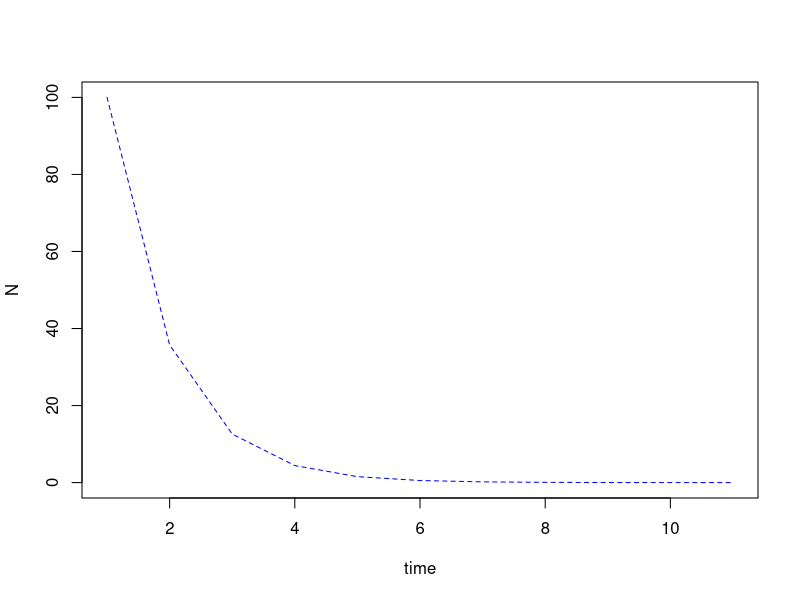
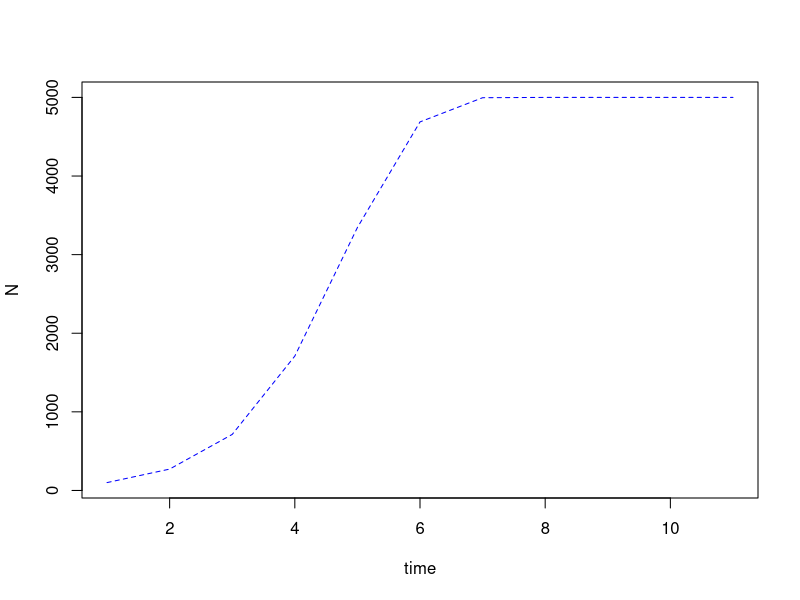
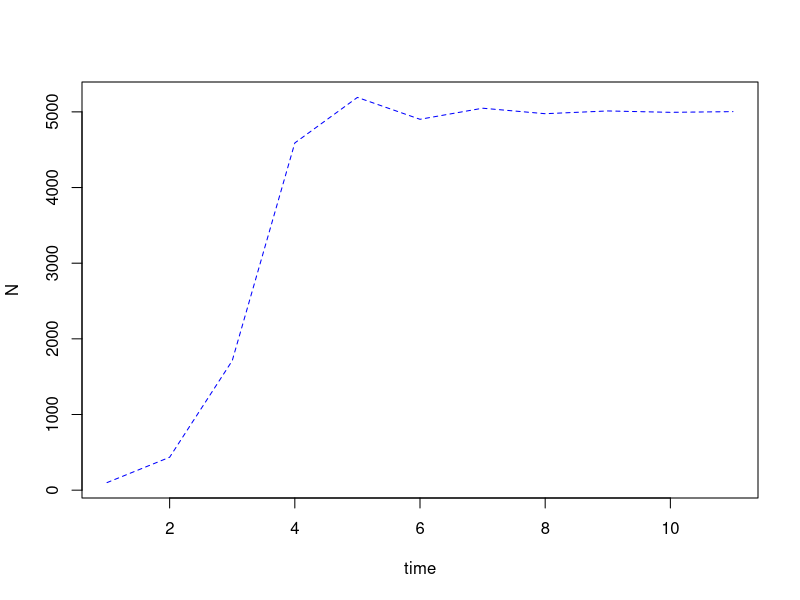
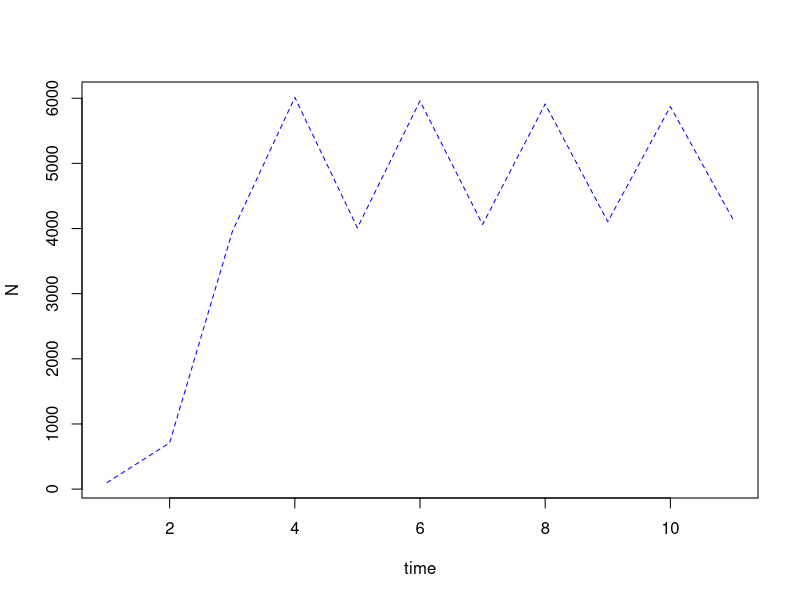
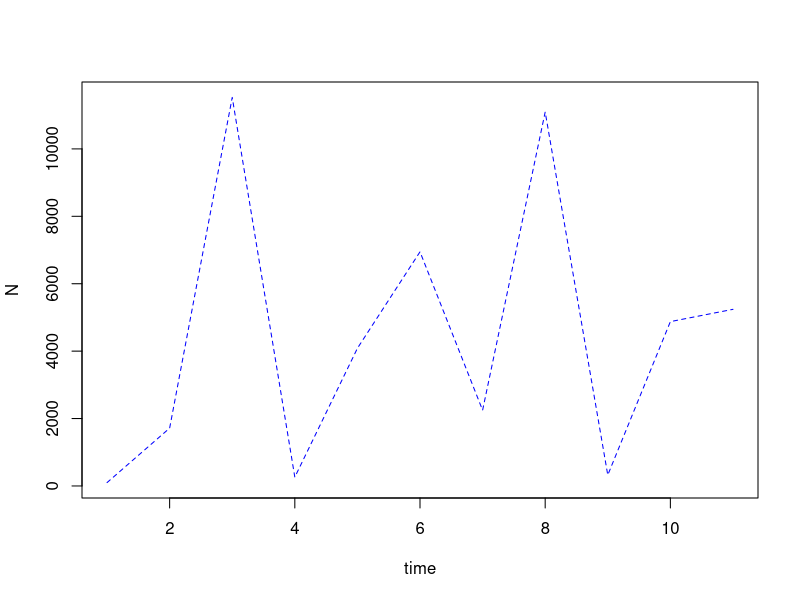
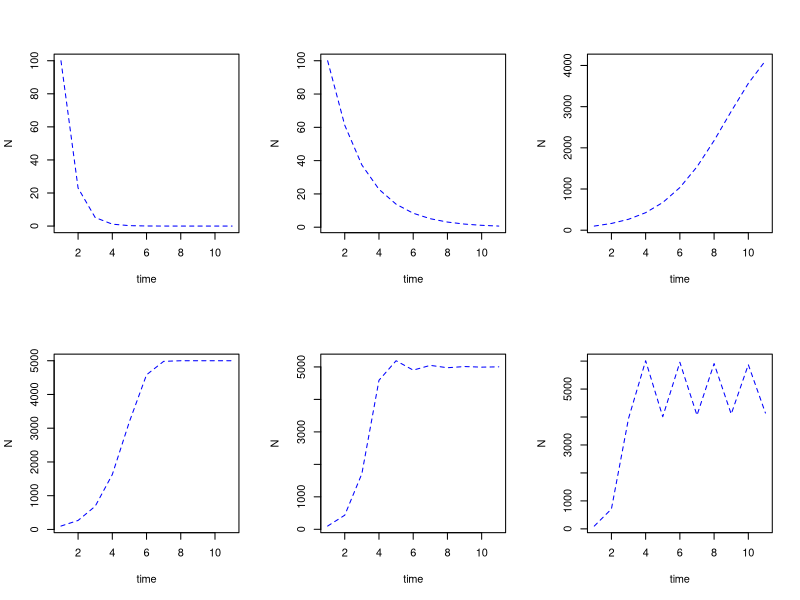
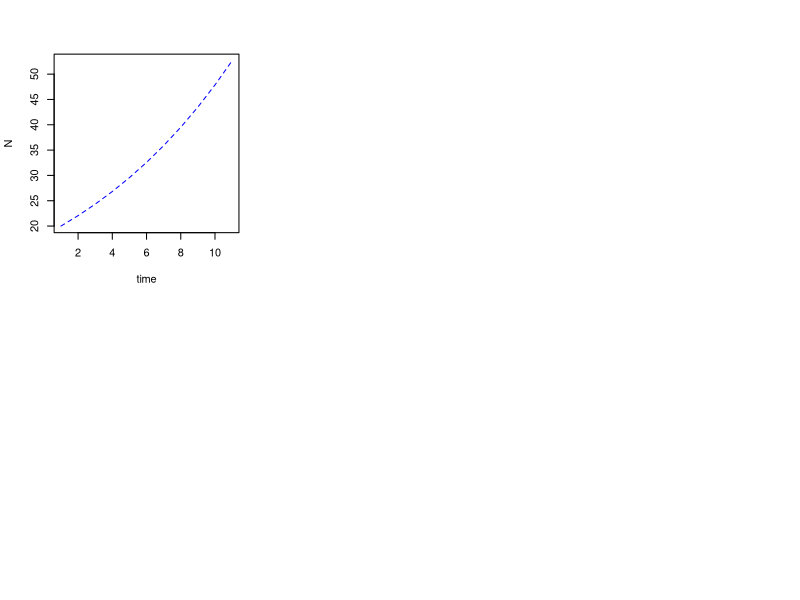
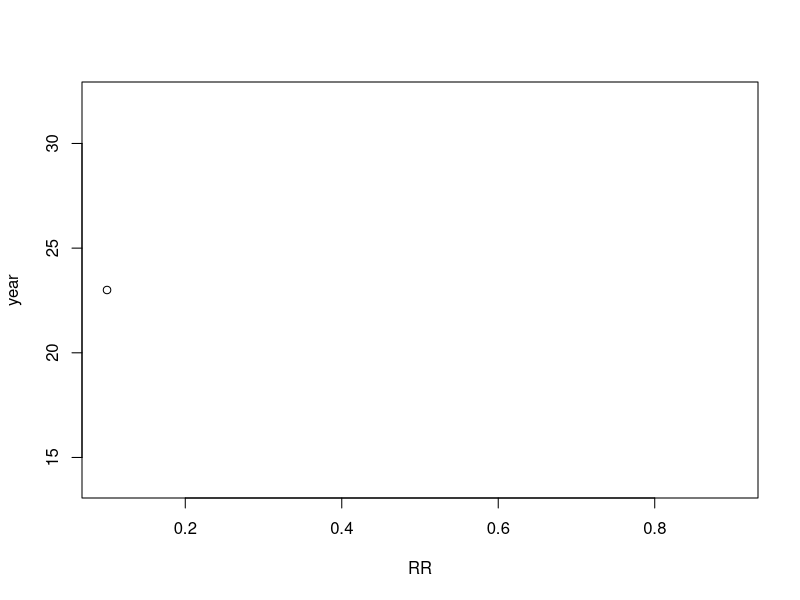

These charts were generated, in order, by the following R code:
#Modeling Exercises

#Model this equation:
# NN[tt+1]=NN[tt]*exp(RR*(1-(NN[tt]/K))))
#Create function
logFun = function(RR,N0,ttMax,KK, PLOTFLAG = 1){
  #Initialize vector
  NN = matrix(NA, nrow =1, ncol=ttMax+1)
  NN[1] = N0
  
  #Use the for loop
  for (tt in 1:ttMax){
    NN[tt+1]=NN[tt]*exp(RR*(1-(NN[tt]/KK)))
  }
  #Plot
  
  if (PLOTFLAG==1){
    plot(1:(ttMax+1), NN, lty=2, type ='l', xlab = "time", ylab="N", col="blue")
  }
  return(NN)
}



#Part B
#N = 0
logFun(-1.05,100,10,5000)

#Approaching equilibrium
logFun(1.02,100,10,5000)

#Decaying oscillations
logFun(1.5,100,10,5000)

#Regular oscillations
logFun(2,100,10,5000)

#CHAOS!!!!!!
logFun(2.9,100,10,5000)

#Growth rate is key factor i.e. K vs. R populations



#Part C
# Six different growth rates
#Set up plot window
par(mfrow=c(2,3))

#Define r values we want to look at
RRseq = c(-1.5, -0.5, 0.5, 1, 1.5, 2)
N0 = 100
KK = 5000
ttMax = 10

#Use the for loop
   for (ii in 1:length(RRseq)){
     logFun(RR = RRseq[ii],N0,ttMax, KK)
   }



#Part D
R = 0.1
KK = 1000
nVec = logFun(R, 20, 10, KK)

nVecMin = which(nVec >= (KK/2))[1]


#Part E
#Initialize variables and create empty vector

KK = 1000
RR = seq(0.1,0.9, by=0.1)
Thalf = matrix(NA, nrow = 1, ncol = length(RR))

par(mfrow=c(1,1))
for (ii in 1:length(RR)){
  nVec =  logFun(RR[ii], 100, 50, KK,PLOTFLAG = 0)
  Thalf[ii] = which(nVec >= (KK/2))[1]
  plot(RR, Thalf, ylab = 'year')
}


#Part F and G
#Choose R and K vectors
RR = seq(0.1,0.9, by=0.1)
KK = seq(1000,5000, by = 500)

#Choose time t at which to extract values
ttCollect = 9

#Create empty matrix for every value R by every value K
BB = matrix(NA, nrow = length(RR), ncol = length(KK))

#Run for loop using function and outputing at a certain time tt for each value R and K
for (ii in 1:length(RR)){
  for (xx in 1:length(KK)){
  output =  logFun(RR[ii], 20, 10, KK[xx], 0)
  #Fill in matrix BB
  BB[ii,xx] = output[ttCollect]
  }
  #Plot
  contour(RR,KK,BB, lty = 7, col = 'dodgerblue',labcex = 0.8, xlab="R", ylab = "K", main = "Population Size (N) for Different R and K")
}
